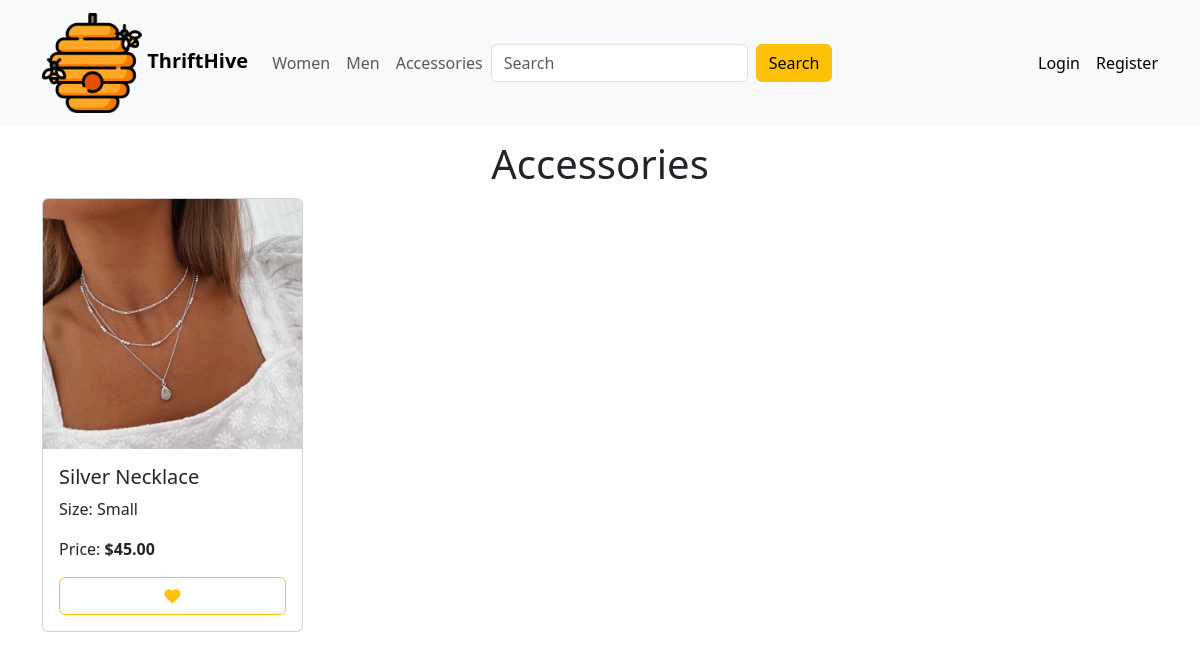
/category/accessories/, run on the app's committed database.
### store/models.py (models this page shows, shortened)
class Item(models.Model):
    SIZES = [
        ('small', 'Small'),
        ('medium', 'Medium'),
        ('large', 'Large'),
    ]
    CATEGORIES = [
        ('women', 'Women'),
        ('men', 'Men'),
        ('accessories', 'Accessories'),
    ]
    STATUS = [
        ('available', 'Available'),
        ('sold', 'Sold'),
        ('in_cart', 'In Cart'),
    ]
    name = models.CharField(max_length=50)
    image = models.ImageField(upload_to="imgs/", blank=False, null=False)
    category = models.CharField(max_length=20, choices=CATEGORIES)
    size = models.CharField(max_length=10, choices=SIZES)
    price = models.DecimalField(max_digits=10, decimal_places=2, blank=False, null=False)
    description = models.TextField(blank=True, null=True)
    status = models.CharField(max_length=10, choices=STATUS, default='available')

### store/views.py (the view)
# urls.py: 2. Add a URL to urlpatterns:  path('', views.home, name='home')
def home(request, category=None):
    search = request.GET.get('search')
    cart = None
    if request.user.is_authenticated:
        cart, cart_created = Cart.objects.get_or_create(user=request.user)
        try:
            items = Item.objects.all()
            user_store = Store.objects.get(owner=request.user)
            items = items.exclude(id__in=user_store.items.all())
        except Store.DoesNotExist:
            items = Item.objects.all()
    else:
        items = Item.objects.all()
    if category:
        items = items.filter(category=category)
        category = True
    if search:
        items = items.filter(Q(name__icontains=search))
    return render(request, 'home.html',{'items':items,'category': category,'search': search,'cart': cart})

### store/templates/home.html (shortened to what this page needs)
{% extends 'index.html' %}
{% block content %}
<div class="container mt-2">
    {% if items %}
        {% if category %}
            <div class="fs-1 text-center mb-1">{{ items.0.get_category_display }}</div>
        {% elif search %}
            <div class="fs-1 text-center mb-1">Search: {{ search }}</div>
        {% else %}
            <div class="fs-1 text-center mb-1">Welcome to ThriftHive</div>
        {% endif %}
        <div class="row">
            {% for item in items %}
            {% if item.status == 'available' or item.status == 'in_cart' and cart.user == user %}
            <div class="col-md-3 mb-3">
                <div class="card">
                    <a href="{% url 'item_view' id=item.id %}" class="text-reset text-decoration-none">
                    <img class="card-img-top" src="{{ item.image.url }}" alt="{{ item.name }}">
                    <div class="card-body">
                        <h5 class="card-title">{{ item.name }}</h5>
                        </a>
                        <p class="card-size">Size: {{ item.get_size_display }}</p>
                        <p class="card-price">Price: <strong>${{ item.price }}</strong></p>
                        <form action="{% url 'add_to_cart' item.id %}" method="POST">
                            {% if item.status == 'available' %}
                                <button type="submit" class="btn btn-outline-warning w-100"><i class="fa-solid fa-heart"></i></button>
                            {% elif item.status == 'in_cart' %}
                                <button type="submit" class="btn btn-warning w-100"><i class="fa-solid fa-heart"></i></button>
                            {% endif %}
                        </form>
                    </div>
                </div>
            </div>
            {% endif %}
            {% endfor %}
        </div>
    {% else %}
        <div class="fs-1 text-center mb-1">There are no items here currently!</div>
    {% endif %}
{% endblock %}

### store/static/style.css (style rules this page uses)
.card-img-top { object-fit: cover; object-position: center top; height: 250px; }
.card { transition: background-color 0.3s ease-in-out; }

### data on the page
Item: category "Accessories", image (picture), name "Silver Necklace", size "Small", price "45.00", status "available" (drawn)
